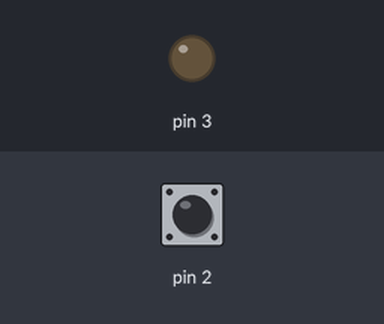
Simulated run of this sketch. Board: Arduino Uno, built with avr-gcc and run on an emulated ATmega328P. On the bench: output pins drawn as LEDs (lit = HIGH). The inputs (shaded band) are chosen by the test bench; at power-on: pin 2 LOW.

Above: at 1.2 s.
1.3 s: pin 2 pulsed HIGH 5 times (0.12 s each, 0.3 s apart)
At 2.6 s:
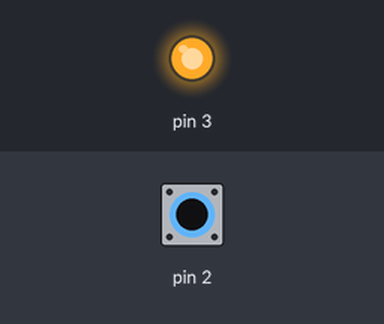
Timing chart, 0 to 4.3 s (numbered marks = the images above; inputs shaded):
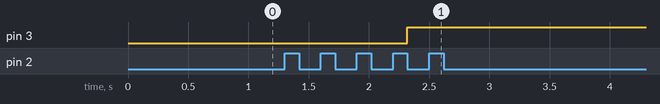

Measured:
- after the input at 1.3 s, pin 3: LOW → HIGH after 1.0 s

The sketch:

Ejemplo_dobleclick.ino
```cpp
boolean estado;
int clicks;
int tiempoI=0,tiempoF=0;

void setup(){
  pinMode(2,INPUT);
  pinMode(3,OUTPUT);
  clicks=0;
}

void loop(){
  int aux;
  if(digitalRead(2)){
    if(clicks==0)
      tiempoI=millis();
    if(clicks==1)
      tiempoF=millis();
    clicks++;
    while(digitalRead(2));
  }
  aux=tiempoF-tiempoI;
  if(aux>1000)
    clicks=0;
  if(aux<1000 && clicks==2){
    digitalWrite(3,estado);
    estado=!estado;
    clicks=0;
  }
}
```
